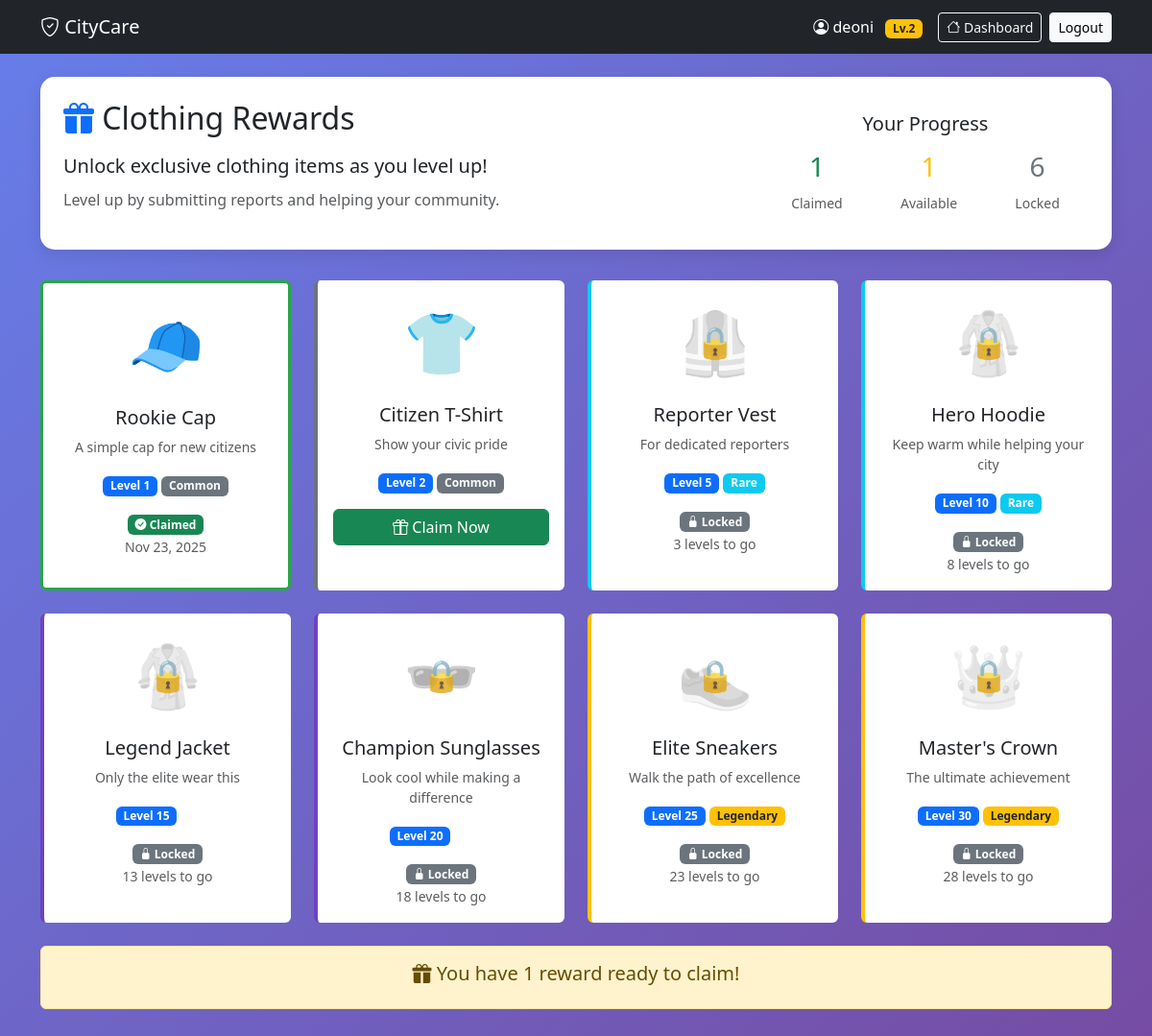
The page /rewards.php (signed in) on the database its author committed.
### tables this page shows
CREATE TABLE `users` (
  `id` int(11) NOT NULL,
  `username` varchar(50) NOT NULL,
  `email` varchar(100) NOT NULL,
  `password` varchar(255) NOT NULL,
  `full_name` varchar(100) NOT NULL,
  `phone` varchar(20) DEFAULT NULL,
  `is_admin` tinyint(1) DEFAULT 0,
  `created_at` timestamp NOT NULL DEFAULT current_timestamp(),
  `report_streak` int(11) DEFAULT 0,
  `last_report_date` date DEFAULT NULL,
  `xp` int(11) DEFAULT 0,
  `level` int(11) DEFAULT 1
);

CREATE TABLE `user_claimed_rewards` (
  `id` int(11) NOT NULL,
  `user_id` int(11) NOT NULL,
  `reward_id` int(11) NOT NULL,
  `claimed_at` timestamp NOT NULL DEFAULT current_timestamp()
);

CREATE TABLE `clothing_rewards` (
  `id` int(11) NOT NULL,
  `name` varchar(100) NOT NULL,
  `description` text DEFAULT NULL,
  `icon` varchar(10) NOT NULL,
  `level_required` int(11) NOT NULL,
  `rarity` enum('common','rare','epic','legendary') DEFAULT 'common',
  `image_url` varchar(255) DEFAULT NULL,
  `created_at` timestamp NOT NULL DEFAULT current_timestamp()
);

### rewards.php (the view, shortened to what this page needs)
<?php
require_once 'config/database.php';
$userId = $_SESSION['user_id'];
$stmt = $conn->prepare("SELECT * FROM users WHERE id = ?");
$stmt->execute([$userId]);
$user = $stmt->fetch();
$currentLevel = $user['level'];
$stmt = $conn->prepare("
    SELECT cr.*,
           ucr.claimed_at,
           CASE WHEN ucr.id IS NOT NULL THEN 1 ELSE 0 END as is_claimed,
           CASE WHEN ? >= cr.level_required THEN 1 ELSE 0 END as is_unlocked
    FROM clothing_rewards cr
    LEFT JOIN user_claimed_rewards ucr ON cr.id = ucr.reward_id AND ucr.user_id = ?
    ORDER BY cr.level_required ASC, cr.id ASC
");
$stmt->execute([$currentLevel, $userId]);
$rewards = $stmt->fetchAll();
$totalRewards = count($rewards);
$claimedRewards = count(array_filter($rewards, function($r) { return $r['is_claimed']; }));
$unlockedRewards = count(array_filter($rewards, function($r) { return $r['is_unlocked'] && !$r['is_claimed']; }));
?>
<!DOCTYPE html>
<html lang="en">
<head>
    <link href="https://cdn.jsdelivr.net/npm/bootstrap@5.3.0/dist/css/bootstrap.min.css" rel="stylesheet">
    <link rel="stylesheet" href="https://cdn.jsdelivr.net/npm/bootstrap-icons@1.11.0/font/bootstrap-icons.css">
</head>
<body>
    <nav class="navbar navbar-expand-lg navbar-dark bg-dark">
        <div class="container">
            <a class="navbar-brand" href="dashboard.php">
                <i class="bi bi-shield-check"></i> CityCare
            </a>
            <div class="d-flex align-items-center">
                <span class="text-white me-3">
                    <i class="bi bi-person-circle"></i> <?= htmlspecialchars($user['username']) ?>
                    <span class="badge bg-warning text-dark ms-2">Lv.<?= $currentLevel ?></span>
                </span>
                <a href="dashboard.php" class="btn btn-outline-light btn-sm me-2">
                    <i class="bi bi-house"></i> Dashboard
                </a>
                <a href="logout.php" class="btn btn-light btn-sm">Logout</a>
            </div>
        </div>
    </nav>
    <div class="container mt-4">
        <div class="stats-card">
            <div class="row align-items-center">
                <div class="col-md-8">
                    <h2 class="mb-3">
                        <i class="bi bi-gift-fill text-primary"></i> Clothing Rewards
                    </h2>
                    <p class="lead mb-2">Unlock exclusive clothing items as you level up!</p>
                    <p class="text-muted">Level up by submitting reports and helping your community.</p>
                </div>
                <div class="col-md-4">
                    <div class="text-center">
                        <h5>Your Progress</h5>
                        <div class="d-flex justify-content-around mt-3">
                            <div>
                                <h3 class="text-success"><?= $claimedRewards ?></h3>
                                <small class="text-muted">Claimed</small>
                            </div>
                            <div>
                                <h3 class="text-warning"><?= $unlockedRewards ?></h3>
                                <small class="text-muted">Available</small>
                            </div>
                            <div>
                                <h3 class="text-secondary"><?= $totalRewards - $claimedRewards - $unlockedRewards ?></h3>
                                <small class="text-muted">Locked</small>
                            </div>
                        </div>
                    </div>
                </div>
            </div>
        </div>
        <div class="row g-4">
            <?php foreach ($rewards as $reward): ?>
                <div class="col-md-6 col-lg-4 col-xl-3">
                    <div class="card reward-card rarity-<?= $reward['rarity'] ?> <?= $reward['is_unlocked'] ? 'unlocked' : '' ?> <?= $reward['is_claimed'] ? 'claimed' : '' ?>">
                        <div class="card-body text-center">
                            <div class="<?= !$reward['is_unlocked'] ? 'locked-overlay' : '' ?>">
                                <div class="reward-icon mb-3">
                                    <?= $reward['icon'] ?>
                                </div>
                            </div>
                            <h5 class="card-title"><?= htmlspecialchars($reward['name']) ?></h5>
                            <p class="card-text small text-muted"><?= htmlspecialchars($reward['description']) ?></p>
                            <div class="mt-3">
                                <span class="badge bg-primary">Level <?= $reward['level_required'] ?></span>
                                <span class="badge bg-<?=
                                    $reward['rarity'] == 'legendary' ? 'warning' :
                                    ($reward['rarity'] == 'epic' ? 'purple' :
                                    ($reward['rarity'] == 'rare' ? 'info' : 'secondary'))
                                ?> text-<?= $reward['rarity'] == 'legendary' ? 'dark' : 'white' ?>">
                                    <?= ucfirst($reward['rarity']) ?>
                                </span>
                            </div>
                            <?php if ($reward['is_claimed']): ?>
                                <div class="mt-3">
                                    <span class="badge bg-success">
                                        <i class="bi bi-check-circle-fill"></i> Claimed
                                    </span>
                                    <br>
                                    <small class="text-muted">
                                        <?= date('M d, Y', strtotime($reward['claimed_at'])) ?>
                                    </small>
                                </div>
                            <?php elseif ($reward['is_unlocked']): ?>
                                <form method="POST" class="mt-3">
                                    <button type="submit" name="claim_reward" class="btn btn-success w-100">
                                        <i class="bi bi-gift"></i> Claim Now
                                    </button>
                                </form>
                            <?php else: ?>
                                <div class="mt-3">
                                    <span class="badge bg-secondary">
                                        <i class="bi bi-lock-fill"></i> Locked
                                    </span>
                                    <br>
                                    <small class="text-muted">
                                        <?= $reward['level_required'] - $currentLevel ?> levels to go
                                    </small>
                                </div>
                            <?php endif; ?>
                        </div>
                    </div>
                </div>
            <?php endforeach; ?>
        </div>
        <?php if ($unlockedRewards > 0): ?>
            <div class="alert alert-warning mt-4 text-center">
                <h5><i class="bi bi-gift-fill"></i> You have <?= $unlockedRewards ?> reward<?= $unlockedRewards > 1 ? 's' : '' ?> ready to claim!</h5>
            </div>
        <?php endif; ?>
    </div>
</body>
</html>

### rewards.php (style rules this page uses)
body { background: linear-gradient(135deg, #667eea 0%, #764ba2 100%); min-height: 100vh; padding-bottom: 3rem; }
.reward-card { transition: transform 0.2s, box-shadow 0.2s; border: none; height: 100%; }
.reward-icon { font-size: 4rem; filter: grayscale(100%); opacity: 0.3; }
.reward-card.unlocked .reward-icon { filter: grayscale(0%); opacity: 1; }
.reward-card.claimed .reward-icon { filter: grayscale(0%); opacity: 1; }
.reward-card.claimed { border: 3px solid #28a745; }
.rarity-common { border-left: 4px solid #6c757d; }
.rarity-rare { border-left: 4px solid #0dcaf0; }
.rarity-epic { border-left: 4px solid #6f42c1; }
.rarity-legendary { border-left: 4px solid #ffc107; }
.locked-overlay { position: relative; }
.locked-overlay::after { content: '🔒'; position: absolute; top: 50%; left: 50%; transform: translate(-50%, -50%); font-size: 2rem; opacity: 0.8; }
.stats-card { background: white; border-radius: 15px; padding: 1.5rem; margin-bottom: 2rem; box-shadow: 0 5px 15px rgba(0,0,0,0.1); }

### rows shown on the page
users: username "deoni", level "2"
user_claimed_rewards: reward.icon "🧢", reward.name "Rookie Cap", reward.description "A simple cap for new citizens", reward.level_required "1", reward.rarity "Common", claimed_at "Nov 23, 2025"
clothing_rewards: icon "👕", name "Citizen T-Shirt", description "Show your civic pride", level_required "2", rarity "Common"
clothing_rewards: icon "🦺", name "Reporter Vest", description "For dedicated reporters", level_required "5", rarity "Rare", $reward['level_required']-$currentLevel "3"
clothing_rewards: icon "🧥", name "Hero Hoodie", description "Keep warm while helping your city", level_required "10", rarity "Rare", $reward['level_required']-$currentLevel "8"
clothing_rewards: icon "🧥", name "Legend Jacket", description "Only the elite wear this", level_required "15", $reward['level_required']-$currentLevel "13"
clothing_rewards: icon "🕶️", name "Champion Sunglasses", description "Look cool while making a difference", level_required "20", $reward['level_required']-$currentLevel "18"
clothing_rewards: icon "👟", name "Elite Sneakers", description "Walk the path of excellence", level_required "25", rarity "Legendary", $reward['level_required']-$currentLevel "23"
clothing_rewards: icon "👑", name "Master's Crown", description "The ultimate achievement", level_required "30", rarity "Legendary", $reward['level_required']-$currentLevel "28"

### other values the page prints
$claimedRewards "1"
$unlockedRewards "1"
$totalRewards - $claimedRewards - $unlockedRewards "6"
